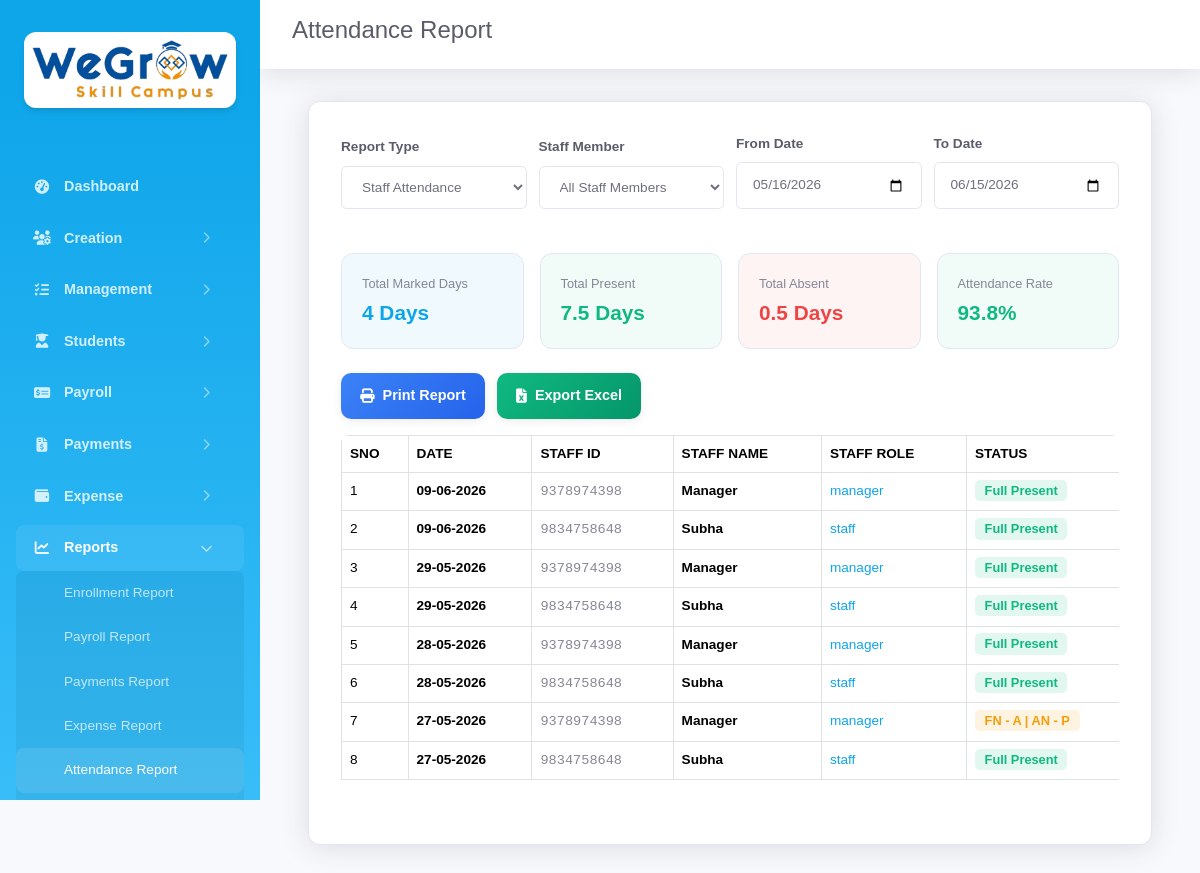
The page /report_attendance.php (signed in) on the database its author committed.
### tables this page shows
CREATE TABLE `tc_attendance` (
  `id` int(11) NOT NULL AUTO_INCREMENT,
  `created_date_time` datetime DEFAULT NULL,
  `updated_date_time` datetime DEFAULT NULL,
  `company_id` varchar(100) DEFAULT NULL,
  `attendance_id` varchar(100) DEFAULT NULL,
  `attendance_date` date DEFAULT NULL,
  `staff_id` varchar(100) DEFAULT NULL,
  `staff_name` mediumtext DEFAULT NULL,
  `staff_number` mediumtext DEFAULT NULL,
  `staff_role` mediumtext DEFAULT NULL,
  `fn_present` mediumtext DEFAULT NULL,
  `an_present` mediumtext DEFAULT NULL,
  `present_code` mediumtext DEFAULT NULL,
  `deleted` int(11) NOT NULL DEFAULT 0,
  PRIMARY KEY (`id`),
  KEY `idx_company_id` (`company_id`),
  KEY `idx_attendance_date` (`attendance_date`),
  KEY `idx_staff_id` (`staff_id`),
  KEY `idx_deleted` (`deleted`)
);

### main/basic_functions.php (called while the page is built, shortened)
<?php
    class Basic_Functions extends Database {
        public $con;
        public function __construct() {
            $this->con = $this->getConnection();
        }
        public function getQueryRecords($query, $params = []) {
            $con = $this->con;
            $stmt = $con->prepare($query);
            $stmt->execute($params);
            return $stmt->fetchAll();
        }
    }
?>

### main/functions.php (called while the page is built, shortened)
<?php
require_once 'basic_functions.php';
class Core_Functions {
    private $basic_obj;
    public function __construct($basic_obj = null, $report_obj = null) {
        $this->basic_obj = $basic_obj ?: new Basic_Functions();
    }
    public function getQueryRecords($query, $params = []) {
        return $this->basic_obj->getQueryRecords($query, $params);
    }
}
?>

### report_attendance.php (the view, shortened to what this page needs)
<?php require_once 'common_file.php';
$from_page = 'Attendance Report';
$from_date = date('Y-m-d', strtotime('-30 days'));
$to_date = date('Y-m-d');
$report_type = 'staff';
$staff_id = '';
$student_id = '';
$attendance_data = [];
$total_present_days = 0;
$total_absent_days = 0;
$unique_dates = [];
$total_marked = 0;
if ($report_type === 'staff') {
    $where = "a.deleted = 0 AND a.company_id = :comp_id";
    $params = [':comp_id' => $_SESSION['company_id']];
    if (!empty($from_date)) {
        $where .= " AND a.attendance_date >= :from_date";
        $params[':from_date'] = $from_date;
    }
    if (!empty($to_date)) {
        $where .= " AND a.attendance_date <= :to_date";
        $params[':to_date'] = $to_date;
    }
    $query = "SELECT a.*
              FROM {$GLOBALS['attendance_table']} a
              WHERE $where
              ORDER BY a.attendance_date DESC, a.staff_name ASC";
    $attendance_data = $bf->getQueryRecords($query, $params);
}
if (!empty($attendance_data)) {
    foreach ($attendance_data as $row) {
        $total_marked++;
        $unique_dates[$row['attendance_date']] = true;
        switch ($row['present_code']) {
            case 'PP':
                $total_present_days += 1;
                break;
            case 'PA':
            case 'AP':
                $total_present_days += 0.5;
                $total_absent_days += 0.5;
                break;
        }
    }
}
$total_days = count($unique_dates);
$attendance_rate = $total_marked > 0 ? ($total_present_days / $total_marked) * 100 : 0;
?>
<!DOCTYPE html>
<html lang="en">
<head>
    <link rel="stylesheet" href="assets/outfit.css">
    <?php include 'includes/head_assets.php'; ?>
</head>
<body>
    <?php include 'sidebar.php'; ?>
    <div class="main-content update_content">
        <div class="header">
            <h2><?php echo htmlspecialchars($from_page); ?></h2>
        </div>
        <div class="module-section">
            <div id="attendance_report_container">
                <form name="attendance_report_form" id="attendance_report_form" method="post">
                    <div class="filter-row">
                        <div class="form-group">
                            <label>Report Type</label>
                            <select name="report_type" id="report_type" class="form-input" onchange="onReportTypeChange()">
                                <option value="staff" <?php echo $report_type === 'staff' ? 'selected' : ''; ?>>Staff Attendance</option>
                            </select>
                        </div>
                        <div class="form-group" id="filter_staff" style="<?php echo $report_type === 'staff' ? '' : 'display:none;'; ?>">
                            <label>Staff Member</label>
                            <select name="staff_id" id="staff_id" class="form-input" onchange="getReport()">
                                <option value="">All Staff Members</option>
                            </select>
                        </div>
                        <div class="form-group">
                            <label>From Date</label>
                            <input type="date" name="from_date" id="from_date" class="form-input"
                                value="<?php echo $from_date; ?>" max="<?php echo date('Y-m-d'); ?>" onchange="getReport()">
                        </div>
                        <div class="form-group">
                            <label>To Date</label>
                            <input type="date" name="to_date" id="to_date" class="form-input"
                                value="<?php echo $to_date; ?>" max="<?php echo date('Y-m-d'); ?>" onchange="getReport()">
                        </div>
                    </div>
                </form>
                <div class="summary-cards" style="margin-top: 1.5rem;">
                    <div class="summary-card" style="background: rgba(14,165,233,0.06);">
                        <div class="label">Total Marked Days</div>
                        <div class="value" style="color: var(--primary);"><?php echo $total_days; ?> Days</div>
                    </div>
                    <div class="summary-card" style="background: rgba(16,185,129,0.06);">
                        <div class="label">Total Present</div>
                        <div class="value present-color"><?php echo $total_present_days; ?> Days</div>
                    </div>
                    <div class="summary-card" style="background: rgba(239,68,68,0.06);">
                        <div class="label">Total Absent</div>
                        <div class="value absent-color"><?php echo $total_absent_days; ?> Days</div>
                    </div>
                    <div class="summary-card" style="background: rgba(16,185,129,0.06);">
                        <div class="label">Attendance Rate</div>
                        <div class="value present-color"><?php echo number_format($attendance_rate, 1); ?>%</div>
                    </div>
                </div>
                <div class="report-actions">
                    <button type="button" class="btn-report btn-print"
                        onclick="window.open('reports/rpt_attendance_report.php?report_type=<?php echo $report_type; ?>&staff_id=<?php echo $staff_id; ?>&student_id=<?php echo $student_id; ?>&from_date=<?php echo $from_date; ?>&to_date=<?php echo $to_date; ?>', '_blank')">
                        <i class="fas fa-print"></i> Print Report
                    </button>
                    <button type="button" class="btn-report btn-excel"
                        onclick="getExcelReport();">
                        <i class="fas fa-file-excel"></i> Export Excel
                    </button>
                </div>
                <table class="responsive table table-bordered" id="attendance_report_table">
                    <thead>
                        <tr>
                            <th>Sno</th>
                            <th>Date</th>
                            <?php if ($report_type === 'staff'): ?>
                                <th>Staff ID</th>
                                <th>Staff Name</th>
                                <th>Staff Role</th>
                            <?php endif; ?>
                            <th>Status</th>
                        </tr>
                    </thead>
                    <tbody>
                        <?php
                            $sno = 1;
                            if(!empty($attendance_data)) {
                                foreach ($attendance_data as $row) {
                                    $status_badge = '';
                                    switch ($row['present_code']) {
                                        case 'PP':
                                            $status_badge = '<span class="status-badge" style="background: rgba(16,185,129,0.12); color: #10b981; font-weight: 700; padding: 0.2rem 0.6rem; border-radius: 0.3rem; font-size: 0.8rem;">Full Present</span>';
                                            break;
                                        case 'AP':
                                            $status_badge = '<span class="status-badge" style="background: rgba(245,158,11,0.12); color: #f59e0b; font-weight: 700; padding: 0.2rem 0.6rem; border-radius: 0.3rem; font-size: 0.8rem;">FN - A | AN - P</span>';
                                            break;
                                    }
                        ?>
                                    <tr>
                                        <td><?php echo $sno++; ?></td>
                                        <td><strong><?php echo date('d-m-Y', strtotime($row['attendance_date'])); ?></strong></td>
                                        <?php if ($report_type === 'staff'): ?>
                                            <td><span style="font-family: monospace; color: var(--text-muted);"><?php echo htmlspecialchars($row['staff_number']); ?></span></td>
                                            <td><strong><?php echo htmlspecialchars($row['staff_name']); ?></strong></td>
                                            <td><span class="status-badge" style="background: var(--primary-light); color: var(--primary);"><?php echo htmlspecialchars($row['staff_role']); ?></span></td>
                                        <?php endif; ?>
                                        <td><?php echo $status_badge; ?></td>
                                    </tr>
                                <?php } ?>
                            <?php } else { ?>
                                <tr>
                                    <td colspan="7" style="text-align:center; padding: 2rem; color: var(--text-muted);">No attendance records found.</td>
                                </tr>
                        <?php } ?>
                    </tbody>
                </table>
            </div>
        </div>
    </div>
</body>
</html>

### assets/css/style.css (style rules this page uses)
:root { --primary: #0ea5e9; --primary-hover: #0284c7; --bg: #f8f9fc; --sidebar-bg: #0ea5e9; --sidebar-gradient: linear-gradient(180deg, #0ea5e9 10%, #38bdf8 100%); --card: #ffffff; --text: #5a5c69; --text-muted: #858796; --border: #e3e6f0; --sidebar-width: 260px; }
html, body { margin: 0; padding: 0; overflow-x: hidden; width: 100%; }
body { font-family: 'Outfit', sans-serif; background: var(--bg); color: var(--text); display: flex; min-height: 100vh; }
.main-content { flex-grow: 1; padding: 2rem 3rem; min-width: 0; margin-left: var(--sidebar-width); }
.module-section { background: var(--card); padding: 2rem; border-radius: 0.75rem; border: 1px solid var(--border); box-shadow: 0 0.15rem 1.75rem 0 rgba(58, 59, 69, 0.15); margin-bottom: 2rem; }
.form-group { margin-bottom: 1.25rem; }
.form-group label { display: block; margin-bottom: 0.5rem; color: var(--text); font-weight: 700; font-size: 0.85rem; }
.form-group input, .form-group textarea, .form-group select { width: 100%; padding: 0.75rem 1rem; background: #ffffff; border: 1px solid var(--border); border-radius: 0.35rem; color: #6e707e; box-sizing: border-box; font-family: inherit; font-size: 0.85rem; }
.table-responsive table:not(.payment-table), .table-responsive-wrapper table:not(.payment-table) { min-width: 800px; }
table { width: 100%; border-collapse: collapse; }
table:not(.permission-table):not(.payment-table) { min-width: 800px; }
th { text-align: left; color: var(--primary); padding: 1rem; border-bottom: 2px solid var(--border); font-weight: 800; font-size: 0.85rem; text-transform: uppercase; }
td { padding: 1rem; border-bottom: 1px solid var(--border); color: #858796; font-size: 0.85rem; }
.header { display: flex; justify-content: space-between; align-items: center; flex-wrap: wrap; gap: 0.75rem 1rem; margin-bottom: 2rem; background: #fff; padding: 1rem 2rem; margin: -2rem -3rem 2rem -3rem; box-shadow: 0 0.15rem 1.75rem 0 rgba(58, 59, 69, 0.15); }
.header h2 { font-size: clamp(1.1rem, 4vw, 1.5rem); word-break: break-word; }
.new_content, .update_content { width: 100%; }
.report-actions { display: flex; gap: 12px; margin: 1rem 0; flex-wrap: wrap; }
.btn-report { border: none; padding: 0.75rem 1.2rem; border-radius: 10px; font-size: 0.9rem; font-weight: 600; cursor: pointer; display: flex; align-items: center; gap: 8px; transition: all 0.25s ease; color: #fff; box-shadow: 0 2px 10px rgba(0, 0, 0, 0.08); }
.btn-report i { font-size: 0.9rem; }
.btn-print { background: linear-gradient(135deg, #3b82f6, #2563eb); }
.btn-excel { background: linear-gradient(135deg, #10b981, #059669); }

### report_attendance.php (style rules this page uses)
.present-color { color: #10b981; font-weight: 700; }
.absent-color { color: #ef4444; font-weight: 700; }
.summary-cards { display: flex; gap: 1rem; margin-bottom: 1.5rem; flex-wrap: wrap; }
.summary-card { flex: 1; min-width: 180px; padding: 1.25rem; border-radius: 0.75rem; border: 1px solid var(--border); }
.summary-card .label { font-size: 0.8rem; color: var(--text-muted); margin-bottom: 0.25rem; }
.summary-card .value { font-size: 1.3rem; font-weight: 700; }
.filter-row { display: flex; gap: 0.75rem; flex-wrap: wrap; align-items: flex-end; }
.filter-row .form-group { flex: 1; min-width: 160px; }

### rows shown on the page
tc_attendance: attendance_date "09-06-2026", staff_number "9378974398", staff_name "Manager", staff_role "manager", present_code "Full Present"
tc_attendance: attendance_date "09-06-2026", staff_number "9834758648", staff_name "Subha", staff_role "staff", present_code "Full Present"
tc_attendance: attendance_date "29-05-2026", staff_number "9378974398", staff_name "Manager", staff_role "manager", present_code "Full Present"
tc_attendance: attendance_date "29-05-2026", staff_number "9834758648", staff_name "Subha", staff_role "staff", present_code "Full Present"
tc_attendance: attendance_date "28-05-2026", staff_number "9378974398", staff_name "Manager", staff_role "manager", present_code "Full Present"
tc_attendance: attendance_date "28-05-2026", staff_number "9834758648", staff_name "Subha", staff_role "staff", present_code "Full Present"
tc_attendance: attendance_date "27-05-2026", staff_number "9378974398", staff_name "Manager", staff_role "manager", present_code "FN - A | AN - P"
tc_attendance: attendance_date "27-05-2026", staff_number "9834758648", staff_name "Subha", staff_role "staff", present_code "Full Present"

### other values the page prints
$modules[$page_key] "Dashboard"
$item['title'] "Creation"
$item['title'] "Management"
$item['title'] "Students"
$item['title'] "Payroll"
$item['title'] "Payments"
$item['title'] "Expense"
$item['title'] "Reports"
$modules[$page_key] "Enrollment Report"
$modules[$page_key] "Payroll Report"
$modules[$page_key] "Payments Report"
$modules[$page_key] "Expense Report"
$modules[$page_key] "Attendance Report"
$from_page "Attendance Report"
$total_days "4"
